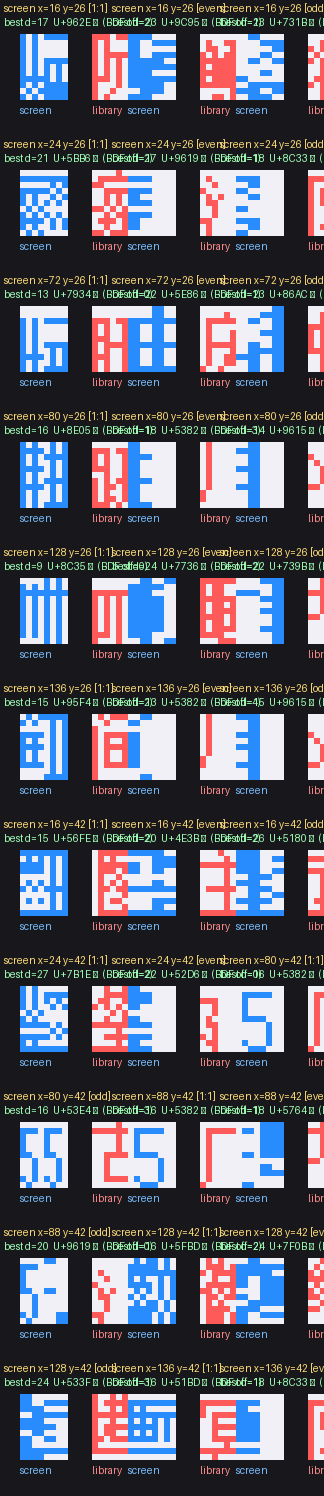

The script that saved this image:
# -*- coding: utf-8 -*-
"""视觉对照：屏幕图案(各种采样) vs 全库最佳候选字形，放大并排输出 PNG。"""
import re, numpy as np
from pathlib import Path
from PIL import Image, ImageDraw

ROOT = Path(r"C:\code\GBA-Rom-Translator")
text = (ROOT / "fonts/default/Middle.bdf").read_text("utf-8", errors="replace")
GB = {}
for m in re.finditer(r"^STARTCHAR.*?^ENCODING\s+(\d+).*?^BITMAP\s*$(.*?)^ENDCHAR",
                     text, re.M | re.S):
    GB[int(m.group(1))] = [int(l.strip(), 16) for l in
                           m.group(2).strip().splitlines() if l.strip()]
encs = sorted(GB); N = len(encs)

# 库：允许行偏移 0..5，做成 (off,N,88)
REFS = {}
for off in range(6):
    R = np.zeros((N, 88), np.uint8)
    for i, e in enumerate(encs):
        r = GB[e]; v = []
        for y in range(off, off + 11):
            H = (r[y] >> 8) & 0xFF if y < len(r) else 0
            for x in range(8):
                v.append((H >> (7 - x)) & 1)
        R[i] = v
    REFS[off] = R

a = np.load(r"C:\code\GBA-Rom-Translator\.tmp\an\shot_native.npy").astype(int)
blue = (np.abs(a - np.array([33, 132, 255])).sum(axis=2) < 60)

def sample(x0, y0, stride, phase, width=8, rows=11):
    v = []
    for y in range(y0, y0 + rows):
        for k in range(width):
            x = x0 + phase + stride * k
            v.append(1 if (x < 240 and blue[y, x]) else 0)
    return np.array(v, np.uint8)

def best_for(x0, y0, stride, phase):
    t = sample(x0, y0, stride, phase)
    if t.sum() < 18: return None
    bb = (10**9, None, None)
    for off in range(6):
        D = np.abs(REFS[off].astype(np.int16) - t.astype(np.int16)).sum(axis=1)
        i = int(np.argmin(D))
        if D[i] < bb[0]: bb = (int(D[i]), encs[i], off)
    return (bb[0], bb[1], bb[2], t)

# 候选窗口（有墨的连续区）
CANDS = [(16, 26), (24, 26), (72, 26), (80, 26), (128, 26), (136, 26),
         (16, 42), (24, 42), (80, 42), (88, 42), (128, 42), (136, 42)]
Z = 6
PAD = 30
cells = []
for x0, y0 in CANDS:
    for stride, phase, nm in ((1, 0, "1:1"), (2, 0, "even"), (2, 1, "odd")):
        b = best_for(x0, y0, stride, phase)
        if b: cells.append((x0, y0, nm, b))
print("生成 %d 个对照单元" % len(cells))

CW = 8 * Z + PAD * 2
CH = 11 * Z + 70
COLS = 3
ROWS = (len(cells) + COLS - 1) // COLS
im = Image.new("RGB", (COLS * CW, ROWS * CH), (24, 24, 28))
d = ImageDraw.Draw(im)
for n, (x0, y0, nm, (dist, enc, off, t)) in enumerate(cells):
    cx = (n % COLS) * CW
    cy = (n // COLS) * CH
    d.text((cx + 4, cy + 2), "screen x=%d y=%d [%s]" % (x0, y0, nm), fill=(255, 220, 120))
    d.text((cx + 4, cy + 16), "best d=%d  U+%04X %s  (BDF off=%d)"
           % (dist, enc, chr(enc), off), fill=(160, 255, 180))
    # 屏幕图案
    for y in range(11):
        for k in range(8):
            xx = cx + 20 + k * Z; yy = cy + 34 + y * Z
            d.rectangle([xx, yy, xx + Z - 1, yy + Z - 1],
                        fill=(40, 140, 255) if t[y * 8 + k] else (240, 240, 246))
    # 库字形
    r = GB[enc]
    for y in range(11):
        H = (r[off + y] >> 8) & 0xFF if off + y < len(r) else 0
        for k in range(8):
            xx = cx + 20 + 8 * Z + 24 + k * Z; yy = cy + 34 + y * Z
            on = (H >> (7 - k)) & 1
            d.rectangle([xx, yy, xx + Z - 1, yy + Z - 1],
                        fill=(255, 90, 90) if on else (240, 240, 246))
    d.text((cx + 20, cy + 34 + 11 * Z + 4), "screen", fill=(120, 190, 255))
    d.text((cx + 20 + 8 * Z + 24, cy + 34 + 11 * Z + 4), "library", fill=(255, 140, 140))
out = r"C:\code\GBA-Rom-Translator\.tmp\an\nav4_compare.png"
im.save(out)
print("saved", out, im.size)
